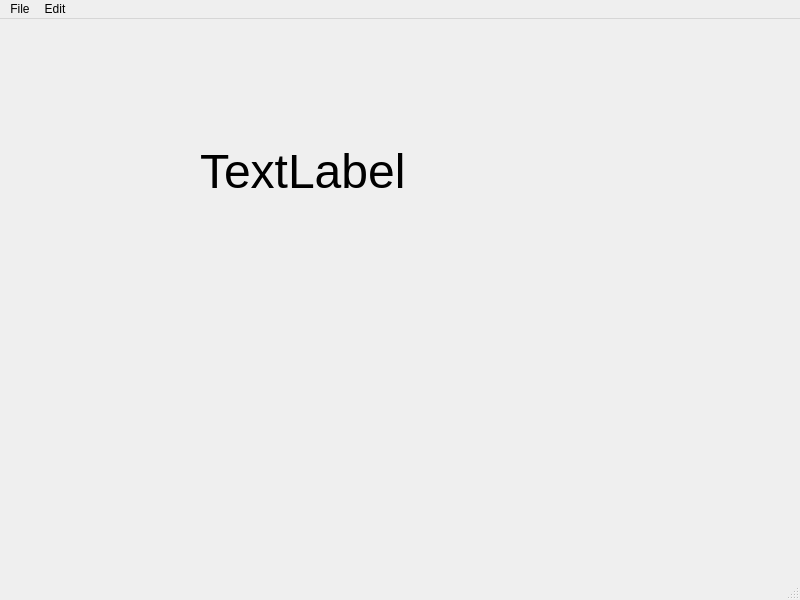
<?xml version="1.0" encoding="UTF-8"?>
<ui version="4.0">
 <class>MainWindow</class>
 <widget class="QMainWindow" name="MainWindow">
  <property name="geometry">
   <rect>
    <x>0</x>
    <y>0</y>
    <width>800</width>
    <height>600</height>
   </rect>
  </property>
  <property name="windowTitle">
   <string>MainWindow</string>
  </property>
  <widget class="QWidget" name="centralwidget">
   <widget class="QLabel" name="label">
    <property name="geometry">
     <rect>
      <x>200</x>
      <y>92</y>
      <width>261</width>
      <height>121</height>
     </rect>
    </property>
    <property name="font">
     <font>
      <pointsize>36</pointsize>
     </font>
    </property>
    <property name="text">
     <string>TextLabel</string>
    </property>
   </widget>
  </widget>
  <widget class="QMenuBar" name="menubar">
   <property name="geometry">
    <rect>
     <x>0</x>
     <y>0</y>
     <width>800</width>
     <height>21</height>
    </rect>
   </property>
   <widget class="QMenu" name="menuFile">
    <property name="title">
     <string>File</string>
    </property>
    <addaction name="actionNew"/>
    <addaction name="actionSave"/>
   </widget>
   <widget class="QMenu" name="menuEdit">
    <property name="title">
     <string>Edit</string>
    </property>
    <addaction name="actionCopy"/>
    <addaction name="actionPaste"/>
   </widget>
   <addaction name="menuFile"/>
   <addaction name="menuEdit"/>
  </widget>
  <widget class="QStatusBar" name="statusbar"/>
  <action name="actionNew">
   <property name="text">
    <string>New</string>
   </property>
   <property name="statusTip">
    <string>Create a new file</string>
   </property>
   <property name="shortcut">
    <string>Ctrl+N</string>
   </property>
  </action>
  <action name="actionSave">
   <property name="text">
    <string>Save</string>
   </property>
   <property name="statusTip">
    <string>Save a file</string>
   </property>
   <property name="shortcut">
    <string>Ctrl+S</string>
   </property>
  </action>
  <action name="actionCopy">
   <property name="text">
    <string>Copy</string>
   </property>
   <property name="statusTip">
    <string>Copy a file</string>
   </property>
   <property name="shortcut">
    <string>Ctrl+C</string>
   </property>
  </action>
  <action name="actionPaste">
   <property name="text">
    <string>Paste</string>
   </property>
   <property name="statusTip">
    <string>Paste a file</string>
   </property>
  </action>
 </widget>
 <resources/>
 <connections/>
</ui>
